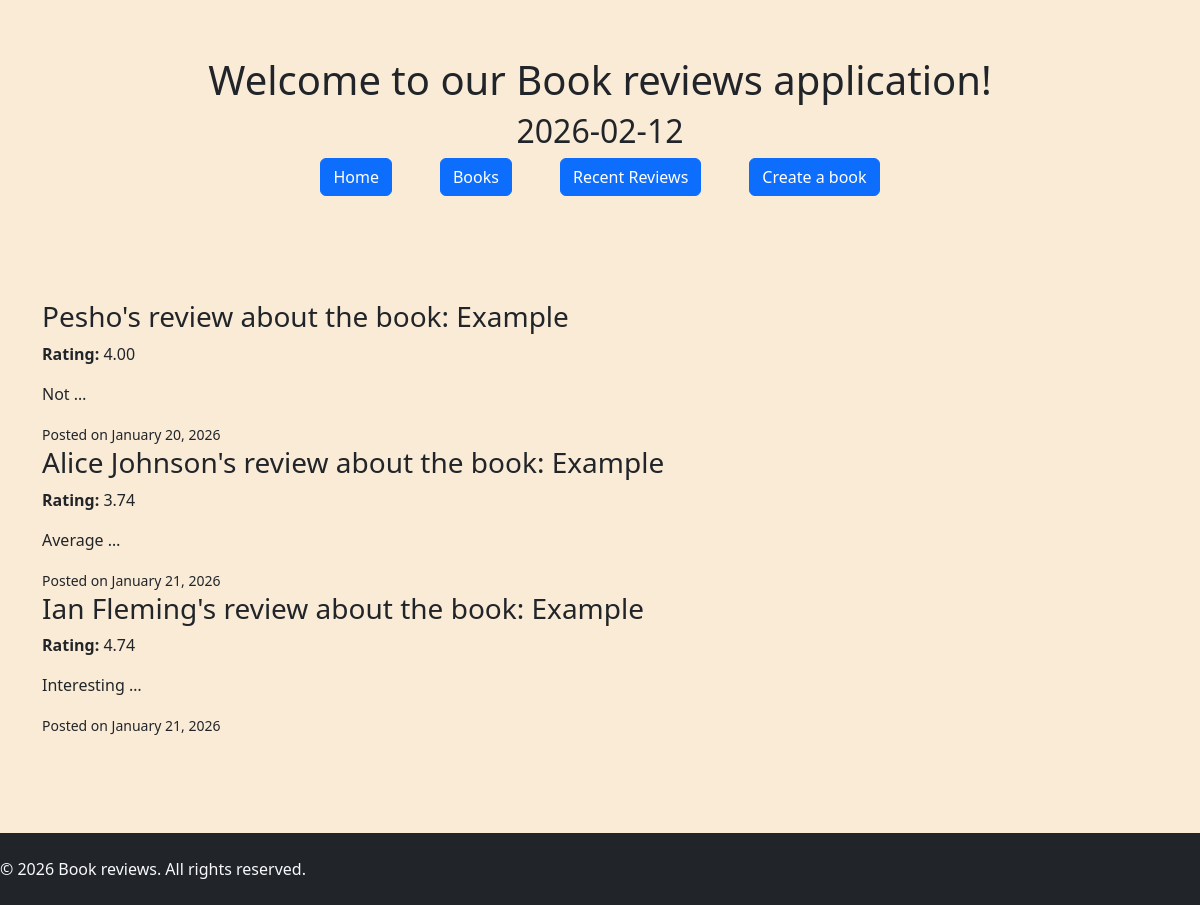
The app's page /reviews/example with its own data.
### reviews/models.py (models this page shows, shortened)
class Review(models.Model):
    author = models.CharField(max_length=255)
    body = models.TextField()
    rating = models.DecimalField(max_digits=4, decimal_places=2)
    created_at = models.DateTimeField(auto_now_add=True)
    book = models.ForeignKey('books.Book', on_delete=models.CASCADE, related_name="reviews")

### books/models.py (models this page shows, shortened)
class Book(models.Model):
    GENRE_CHOICES = [
        ("Fiction", "Fiction"),
        ("Non-Fiction", "Non-Fiction"),
        ("Fantasy", "Fantasy"),
        ("Science", "Science"),
        ("Biography", "Biography"),
        ("History", "History"),
    ]
    title = models.CharField(max_length=255, unique=True)
    price = models.DecimalField(max_digits=6, decimal_places=2,  validators=[RangeValidator(0, 1000, message='Price should be in the range 0 - 1000')])
    isbn = models.CharField(max_length=12, unique=False)
    genre = models.CharField(max_length=50, choices=GENRE_CHOICES)
    publishing_date = models.DateField()
    description = models.TextField()
    image_url = models.URLField()
    cover_img = models.ImageField(blank=True, null=True)
    slug = models.SlugField(max_length=255, blank=True)
    updated_at = models.DateTimeField(auto_now=True)

### reviews/views.py (the view)
# urls.py: path('<slug:slug>', book_reviews, name='review')
def book_reviews(request, slug):
    book = get_object_or_404(Book, slug=slug)
    reviews = book.reviews.all()
    context = {
        'reviews': reviews
    }
    return render(request, 'reviews/review_details.html', context)

### templates/reviews/review_details.html
{% extends 'common/home_page.html' %}
{% block content %}
    {% for review in reviews %}
        {% include 'reviews/_review_card.html' %}
    {% empty %}
    <h2>No books</h2>
    {% endfor %}
{% endblock %}

### templates/reviews/_review_card.html
    <article class="review-card">
    <header>
        <h3>{{ review.author }}'s review about the book: {{ review.book.title }}</h3>
    </header>
    <section>
        <p>
            <strong>Rating:</strong>
            {{ review.rating }}
        </p>
        <p>
            {{ review.body|truncatewords:1|default:"No review content available." }}
        </p>
    </section>
    <footer>
        <small>
            Posted on {{ review.created_at|date:"F j, Y" }}
        </small>
    </footer>
</article>

### static/css/custom_css.css (style rules this page uses)
body { background-color: antiquewhite; display: flex; flex-direction: column; }

### records on screen
Review: author "Pesho", book "Example", rating "4.00", body "Not …", created_at "January 20, 2026"
Review: author "Alice Johnson", book "Example", rating "3.74", body "Average …", created_at "January 21, 2026"
Review: author "Ian Fleming", book "Example", rating "4.74", body "Interesting …", created_at "January 21, 2026"
